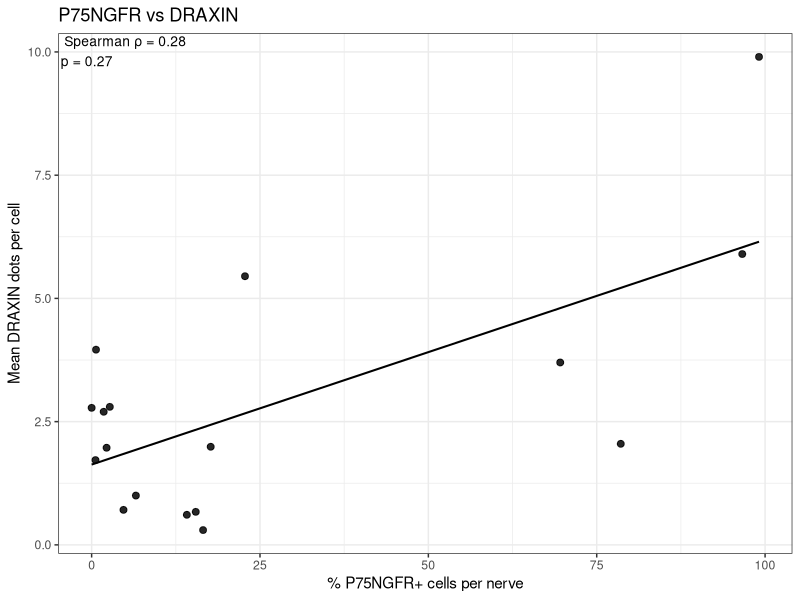
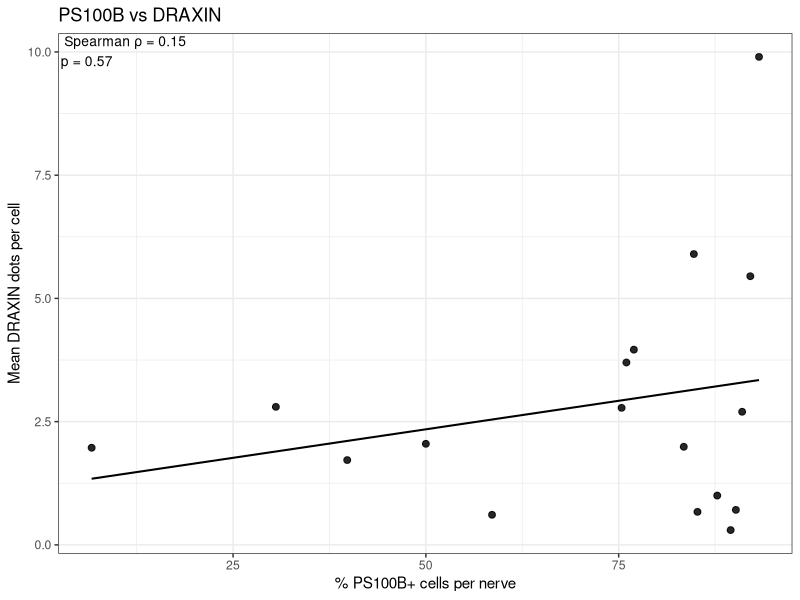
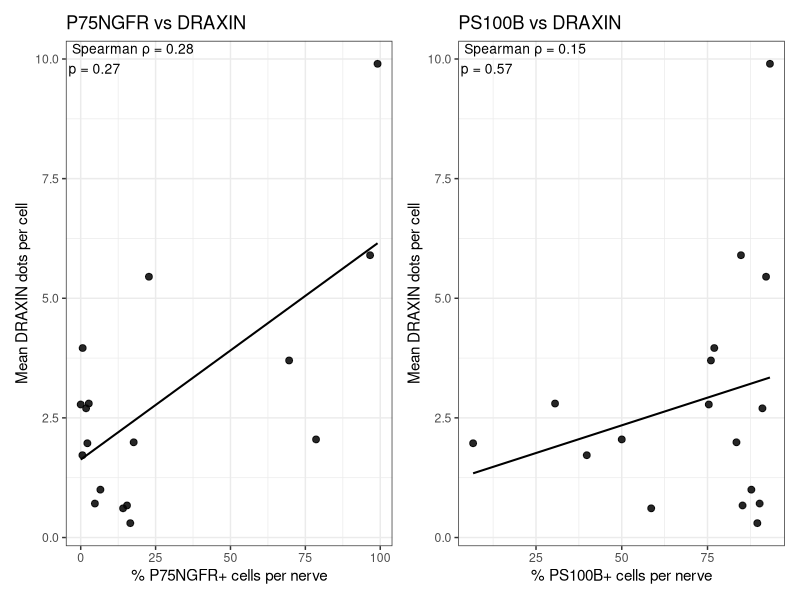

These charts were generated, in order, by the following R code:
# Example input vectors
draxin_dots_per_cell <- c(3.7, 5.9, 2.05, 1.99, 0.61, 1.72, 0.71, 0.30, 0.67, 2.70, 2.78, 1.97, 1.00, 9.90, 3.96, 2.80, 5.45)
p75_percent <- c(69.58, 96.61, 78.57, 17.68, 14.14, 0.57, 4.73, 16.55, 15.46, 1.79, 0.00, 2.22, 6.57, 99.1, 0.65, 2.7, 22.77)
pS100_percent <- c(76, 84.75, 50, 83.44, 58.58, 39.8, 90.2, 89.52, 85.22, 91.01, 75.38, 6.66, 87.78, 93.2, 76.97, 30.55, 92.07)

# Build data frame
df <- data.frame(
  P75_percent = p75_percent,
  DRAXIN_dots_per_cell = draxin_dots_per_cell,
  PS100_percent = pS100_percent
)

library(ggplot2)
library(patchwork)

# Spearman correlation for P75
ct <- cor.test(
  df$P75_percent,
  df$DRAXIN_dots_per_cell,
  method = "spearman",
  exact = FALSE
)

rho <- unname(ct$estimate)
pval <- ct$p.value
lab <- paste0(
  "Spearman \u03C1 = ", sprintf("%.2f", rho),
  "\n",
  "p = ", signif(pval, 2)
)

# Spearman correlation for S100B
ct_S100b <- cor.test(
  df$PS100_percent,
  df$DRAXIN_dots_per_cell,
  method = "spearman",
  exact = FALSE
)

rho_s100b <- unname(ct_S100b$estimate)
pval_s100b <- ct_S100b$p.value
lab_s100b <- paste0(
  "Spearman \u03C1 = ", sprintf("%.2f", rho_s100b),
  "\n",
  "p = ", signif(pval_s100b, 2)
)

# Plot for P75
p <- ggplot(df, aes(x = P75_percent, y = DRAXIN_dots_per_cell)) +
  geom_point(size = 2, alpha = 0.85) +
  geom_smooth(method = "lm", se = FALSE, color = "black", linewidth = 0.7) +
  annotate(
    "text",
    x = -Inf, y = Inf,
    label = lab,
    hjust = -0.05, vjust = 1.1,
    size = 3.5
  ) +
  theme_bw() +
  labs(
    x = "% P75NGFR+ cells per nerve",
    y = "Mean DRAXIN dots per cell",
    title = "P75NGFR vs DRAXIN"
  )

# Plot for S100B
pS100b <- ggplot(df, aes(x = PS100_percent, y = DRAXIN_dots_per_cell)) +
  geom_point(size = 2, alpha = 0.85) +
  geom_smooth(method = "lm", se = FALSE, color = "black", linewidth = 0.7) +
  annotate(
    "text",
    x = -Inf, y = Inf,
    label = lab_s100b,
    hjust = -0.05, vjust = 1.1,
    size = 3.5
  ) +
  theme_bw() +
  labs(
    x = "% PS100B+ cells per nerve",
    y = "Mean DRAXIN dots per cell",
    title = "PS100B vs DRAXIN"
  )

# Show plots
p
pS100b

# Combine plots side by side
combined_plot <- p + pS100b

# Save combined plot
ggsave(
  filename = "~/NAS/Aleksandra/Computational/R programming/paper_projects/GSEA/P75NGFvsDRAXINcorr.pdf",
  plot = combined_plot,
  width = 10,
  height = 5
)
